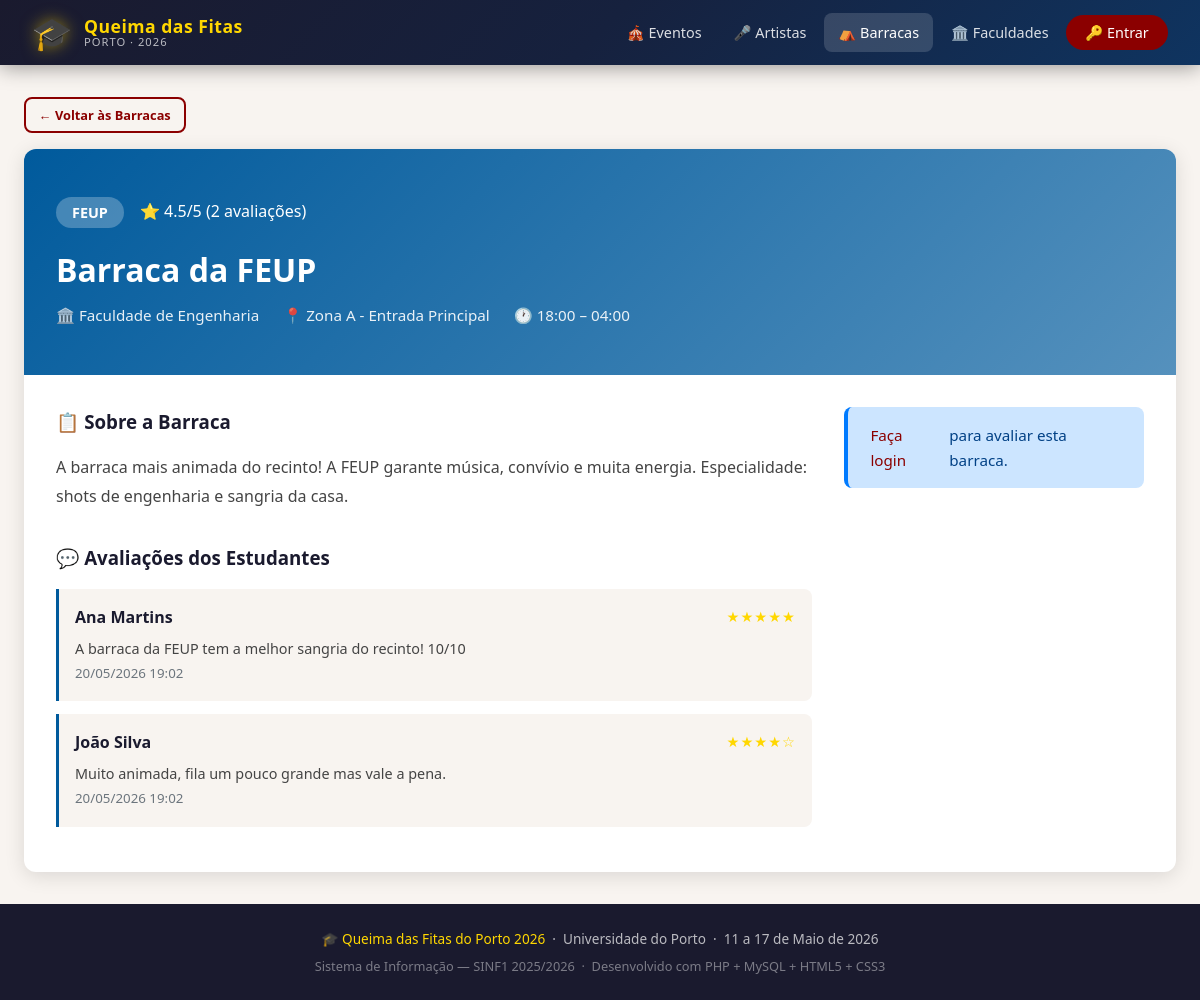
Page /barraca_detalhe.php?id=1 on the committed database.
### tables this page shows
CREATE TABLE IF NOT EXISTS barracas (
    id INT AUTO_INCREMENT PRIMARY KEY,
    nome VARCHAR(150) NOT NULL,
    faculdade_id INT NOT NULL,
    localizacao VARCHAR(200),              
    hora_abertura TIME,
    hora_fecho TIME,
    descricao TEXT,
    FOREIGN KEY (faculdade_id) REFERENCES faculdades(id) ON DELETE CASCADE
);

CREATE TABLE IF NOT EXISTS faculdades (
    id INT AUTO_INCREMENT PRIMARY KEY,
    nome VARCHAR(150) NOT NULL,
    sigla VARCHAR(20) NOT NULL UNIQUE,     
    descricao TEXT,
    cor VARCHAR(7) DEFAULT '#8B0000'       
);

CREATE TABLE IF NOT EXISTS ratings_barracas (
    id INT AUTO_INCREMENT PRIMARY KEY,
    user_id INT NOT NULL,
    barraca_id INT NOT NULL,
    nota INT NOT NULL CHECK (nota BETWEEN 1 AND 5),
    comentario TEXT,
    created_at TIMESTAMP DEFAULT CURRENT_TIMESTAMP,
    UNIQUE KEY unique_avaliacao_barraca (user_id, barraca_id),
    FOREIGN KEY (user_id) REFERENCES users(id) ON DELETE CASCADE,
    FOREIGN KEY (barraca_id) REFERENCES barracas(id) ON DELETE CASCADE
);

CREATE TABLE IF NOT EXISTS users (
    id INT AUTO_INCREMENT PRIMARY KEY,
    nome VARCHAR(100) NOT NULL,
    email VARCHAR(150) NOT NULL UNIQUE,
    password VARCHAR(255) NOT NULL,        
    role_id INT NOT NULL DEFAULT 2,        
    foto VARCHAR(255) DEFAULT NULL,        
    created_at TIMESTAMP DEFAULT CURRENT_TIMESTAMP,
    FOREIGN KEY (role_id) REFERENCES roles(id)
);

### DataAccessLayer.php (called while the page is built, shortened)
<?php
class DAL {
    private $conn;
    function __construct() {
        $this->conn = new PDO(
            'mysql:host=localhost;dbname=queima_fitas;charset=utf8mb4',
            'root',
            ''
        );
        $this->conn->setAttribute(PDO::ATTR_ERRMODE, PDO::ERRMODE_EXCEPTION);
        $this->conn->setAttribute(PDO::ATTR_DEFAULT_FETCH_MODE, PDO::FETCH_ASSOC);
    }
    function getBarracaById($id) {
        $stmt = $this->conn->prepare("
            SELECT b.*, f.nome as faculdade_nome, f.sigla as faculdade_sigla, f.cor as faculdade_cor,
                   COALESCE(AVG(r.nota), 0) as media_rating,
                   COUNT(r.id) as total_ratings
            FROM barracas b
            JOIN faculdades f ON b.faculdade_id = f.id
            LEFT JOIN ratings_barracas r ON b.id = r.barraca_id
            WHERE b.id = :id
            GROUP BY b.id
        ");
        $stmt->bindParam(':id', $id, PDO::PARAM_INT);
        $stmt->execute();
        return $stmt->fetch();
    }
    function getComentariosBarraca($barraca_id) {
        $stmt = $this->conn->prepare("
            SELECT r.*, u.nome as user_nome FROM ratings_barracas r
            JOIN users u ON r.user_id = u.id
            WHERE r.barraca_id = :barraca_id AND r.comentario IS NOT NULL AND r.comentario != ''
            ORDER BY r.created_at DESC
        ");
        $stmt->bindParam(':barraca_id', $barraca_id, PDO::PARAM_INT);
        $stmt->execute();
        return $stmt->fetchAll();
    }
}
?>

### BusinessLogicLayer.php (called while the page is built, shortened)
<?php
require_once 'DataAccessLayer.php';
function isLoggedIn() {
    return isset($_SESSION['user_id']);
}
function isStudent() {
    return isset($_SESSION['role']) && $_SESSION['role'] === 'estudante';
}
function getBarraca($id) {
    try {
        $dal     = new DAL();
        $barraca = $dal->getBarracaById($id);
        $barraca['comentarios'] = $dal->getComentariosBarraca($id);
        $barraca['meu_rating']  = isLoggedIn() ? $dal->getRatingBarraca(getCurrentUserId(), $id) : null;
        return $barraca;
    } catch (Exception $e) { return null; }
}

### barraca_detalhe.php (the view, shortened to what this page needs)
<?php
require_once 'BusinessLogicLayer.php';
$id = (int)($_GET['id'] ?? 0);
$barraca = getBarraca($id);
include 'includes/header.php';
?>
<div class="container">
    <a href="barracas.php" class="btn btn-outline btn-sm" style="margin-bottom:1rem;">← Voltar às Barracas</a>
    <div style="background:white; border-radius:var(--raio); box-shadow:var(--sombra); overflow:hidden;">
        <div style="background:linear-gradient(135deg, <?= $barraca['faculdade_cor'] ?>, <?= $barraca['faculdade_cor'] ?>aa); color:white; padding:3rem 2rem;">
            <div style="display:flex; align-items:center; gap:1rem; margin-bottom:1rem; flex-wrap:wrap;">
                <span style="background:rgba(255,255,255,0.25); border-radius:20px; padding:4px 16px; font-size:0.9rem; font-weight:700;">
                    <?= htmlspecialchars($barraca['faculdade_sigla']) ?>
                </span>
                <?php if ($barraca['total_ratings'] > 0): ?>
                    <span>⭐ <?= number_format($barraca['media_rating'],1) ?>/5 (<?= $barraca['total_ratings'] ?> avaliações)</span>
                <?php endif; ?>
            </div>
            <h1 style="font-size:2rem; margin-bottom:0.5rem;"><?= htmlspecialchars($barraca['nome']) ?></h1>
            <div style="opacity:0.9; display:flex; flex-wrap:wrap; gap:1.5rem; font-size:0.95rem;">
                <span>🏛️ <?= htmlspecialchars($barraca['faculdade_nome']) ?></span>
                <span>📍 <?= htmlspecialchars($barraca['localizacao']) ?></span>
                <span>🕐 <?= substr($barraca['hora_abertura'],0,5) ?> – <?= substr($barraca['hora_fecho'],0,5) ?></span>
            </div>
        </div>
        <div style="padding:2rem; display:grid; grid-template-columns:1fr 300px; gap:2rem;">
            <div>
                <h3 style="color:var(--cor-escura); margin-bottom:1rem;">📋 Sobre a Barraca</h3>
                <p style="line-height:1.8; color:#444;"><?= nl2br(htmlspecialchars($barraca['descricao'])) ?></p>
                <?php if (!empty($barraca['comentarios'])): ?>
                <div style="margin-top:2rem;">
                    <h3 style="color:var(--cor-escura); margin-bottom:1rem;">💬 Avaliações dos Estudantes</h3>
                    <?php foreach ($barraca['comentarios'] as $c): ?>
                    <div style="background:#f8f4f0; border-left:3px solid <?= $barraca['faculdade_cor'] ?>; border-radius:0 8px 8px 0; padding:1rem; margin-bottom:0.8rem;">
                        <div style="display:flex; justify-content:space-between; margin-bottom:0.4rem;">
                            <strong style="color:var(--cor-escura);"><?= htmlspecialchars($c['user_nome']) ?></strong>
                            <span class="stars" style="font-size:0.9rem;"><?= str_repeat('★',$c['nota']) ?><?= str_repeat('☆',5-$c['nota']) ?></span>
                        </div>
                        <p style="color:#444; font-size:0.9rem; margin:0;"><?= htmlspecialchars($c['comentario']) ?></p>
                        <small style="color:var(--cor-cinza);"><?= date('d/m/Y H:i', strtotime($c['created_at'])) ?></small>
                    </div>
                    <?php endforeach; ?>
                </div>
                <?php endif; ?>
            </div>
            <div>
                <?php if (isStudent()): ?>
                <div style="background:#f8f4f0; border-radius:10px; padding:1.5rem; border:1px solid var(--cor-borda);">
                    <h4 style="color:var(--cor-escura); margin-bottom:1rem;">⭐ Avaliar esta Barraca</h4>
                    <?php if ($barraca['meu_rating']): ?>
                        <p style="color:var(--cor-cinza); font-size:0.85rem; margin-bottom:0.8rem;">A sua avaliação atual: <?= str_repeat('★',$barraca['meu_rating']['nota']) ?></p>
                    <?php endif; ?>
                    <form method="POST">
                        <input type="hidden" name="acao" value="avaliar">
                        <div class="form-group">
                            <label>Classificação:</label>
                            <div class="star-picker">
                                <?php for ($i=1;$i<=5;$i++): ?>
                                    <button type="button" class="star-btn <?= ($barraca['meu_rating'] && $i<=$barraca['meu_rating']['nota'])?'ativo':'' ?>"
                                            data-valor="<?= $i ?>" onclick="selecionarEstrela(<?= $i ?>)">★</button>
                                <?php endfor; ?>
                            </div>
                            <input type="hidden" name="nota" id="notaInput" value="<?= $barraca['meu_rating']['nota'] ?? 0 ?>">
                        </div>
                        <div class="form-group">
                            <label>Comentário:</label>
                            <textarea name="comentario" class="form-control" rows="3"
                                      placeholder="A sua experiência..."><?= htmlspecialchars($barraca['meu_rating']['comentario'] ?? '') ?></textarea>
                        </div>
                        <button type="submit" class="btn btn-primary" style="width:100%; justify-content:center;">💾 Guardar</button>
                    </form>
                </div>
                <?php elseif (!isLoggedIn()): ?>
                <div class="alert alert-info"><a href="login.php">Faça login</a> para avaliar esta barraca.</div>
                <?php endif; ?>
            </div>
        </div>
    </div>
</div>
<?php include 'includes/footer.php'; ?>

### style.css (style rules this page uses)
:root { --cor-primaria: #8B0000; --cor-secundaria: #FFD700; --cor-escura: #1a1a2e; --cor-clara: #f8f4f0; --cor-texto: #2c2c2c; --cor-cinza: #6c757d; --cor-borda: #e0d5c8; --sombra: 0 4px 20px rgba(0,0,0,0.12); --sombra-hover: 0 8px 30px rgba(0,0,0,0.20); --raio: 12px; --transicao: all 0.3s ease; }
* { margin: 0; padding: 0; box-sizing: border-box; }
body { font-family: 'Segoe UI', Tahoma, Geneva, Verdana, sans-serif; background-color: var(--cor-clara); color: var(--cor-texto); line-height: 1.6; min-height: 100vh; display: flex; flex-direction: column; }
a { color: var(--cor-primaria); text-decoration: none; transition: var(--transicao); }
.container { max-width: 1200px; margin: 0 auto; padding: 2rem 1.5rem; flex: 1; }
.btn { display: inline-flex; align-items: center; gap: 6px; padding: 0.6rem 1.4rem; border-radius: 8px; font-size: 0.9rem; font-weight: 600; cursor: pointer; border: none; transition: var(--transicao); text-decoration: none; white-space: nowrap; }
.btn-outline { background: transparent; border: 2px solid var(--cor-primaria); color: var(--cor-primaria); }
.btn-sm { padding: 0.35rem 0.8rem; font-size: 0.8rem; }
.stars { color: var(--cor-secundaria); font-size: 1.1rem; letter-spacing: 1px; }
.alert { padding: 1rem 1.4rem; border-radius: 8px; margin-bottom: 1rem; display: flex; align-items: flex-start; gap: 10px; font-size: 0.95rem; border-left: 4px solid; }
.alert-info { background: #cce5ff; color: #004085; border-color: #007bff; }

### rows in the picture
barracas: faculdade.sigla "FEUP", nome "Barraca da FEUP", faculdade.nome "Faculdade de Engenharia", localizacao "Zona A - Entrada Principal", hora_abertura "18:00", hora_fecho "04:00", descricao "A barraca mais animada do recinto! A FEUP garante música, convívio e muita energia. Especialidade: shots de engenharia e sangria da casa."
ratings_barracas: user.nome "Ana Martins", nota "★★★★★", comentario "A barraca da FEUP tem a melhor sangria do recinto! 10/10", created_at "20/05/2026 19:02"
ratings_barracas: user.nome "João Silva", nota "★★★★", nota "☆", comentario "Muito animada, fila um pouco grande mas vale a pena.", created_at "20/05/2026 19:02"

### other values in the picture
$barraca['media_rating'] "4.5"
$barraca['total_ratings'] "2"
